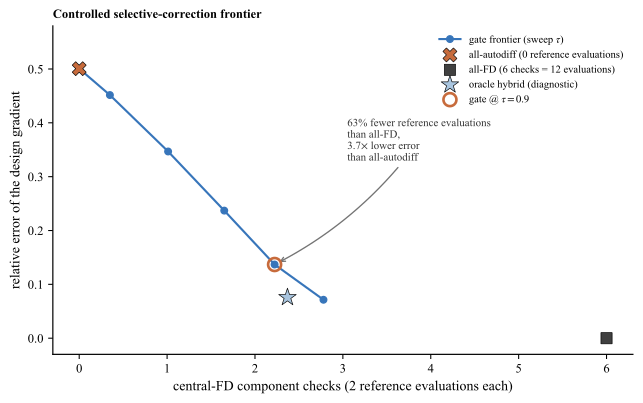

The script that saved this image:
# -*- coding: utf-8 -*-
# Controlled-spectrum cost--accuracy frontier for the selectively corrected design gradient.
import os
os.environ['KMP_DUPLICATE_LIB_OK'] = 'TRUE'
import numpy as np
import matplotlib as mpl; mpl.use('Agg')
import matplotlib.pyplot as plt
from matplotlib.transforms import offset_copy
mpl.rcParams.update({'font.family': 'serif', 'font.serif': ['Times New Roman'], 'mathtext.fontset': 'stix',
    'pdf.fonttype': 42, 'ps.fonttype': 42, 'axes.spines.top': False, 'axes.spines.right': False,
    'axes.labelsize': 10.5, 'xtick.labelsize': 9.5, 'ytick.labelsize': 9.5, 'legend.fontsize': 8.5, 'axes.linewidth': 0.9})
DIR = os.path.dirname(os.path.abspath(__file__)); GRN = '#A9C5DF'; ACC = '#C76B3C'; SIG = '#3775BA'; ORG = '#C76B3C'; NEU = '#4D4D4D'
d = np.load(os.path.join(DIR, 'hybrid_gradient.npz'))
K = int(d['K']); tau = float(d['tau'])

fig, a = plt.subplots(figsize=(6.8, 4.3))

# (a) cost-accuracy frontier
c = d['cost_curve']; e = d['err_curve']
# keep distinct (cost,err) points along the frontier
keep = np.concatenate([[True], np.abs(np.diff(c)) > 1e-9])
a.plot(c[keep], e[keep], '-o', color=SIG, ms=5, lw=1.6, zorder=3, label='gate frontier (sweep $\\tau$)')
# endpoints and references
a.scatter([0.0], [float(d['err_allad'])], marker='X', s=110, c=ACC, edgecolors='k', linewidths=0.5, zorder=5,
          label='all-autodiff (0 reference evaluations)')
a.scatter([K], [0.0], marker='s', s=70, c='0.25', edgecolors='k', linewidths=0.5, zorder=5,
          label=f'all-FD ({K} checks = {2*K} evaluations)')
a.scatter([float(d['cost_oracle'])], [float(d['err_oracle'])], marker='*', s=190, c=GRN, edgecolors='k',
          linewidths=0.5, zorder=6, label='oracle hybrid (diagnostic)')
a.scatter([float(d['op_cost'])], [float(d['op_err'])], marker='o', s=95, facecolors='none', edgecolors=ORG,
          linewidths=2.0, zorder=7, label=f'gate @ $\\tau={tau}$')
a.annotate(f"{100*(1-float(d['op_cost'])/K):.0f}% fewer reference evaluations\nthan all-FD,\n"
           f"{float(d['err_allad'])/float(d['op_err']):.1f}$\\times$ lower error\nthan all-autodiff",
           xy=(float(d['op_cost']), float(d['op_err'])), xytext=(3.05, 0.33), fontsize=8.2, color='0.2',
           arrowprops=dict(arrowstyle='->', color='0.45', lw=1.0,
                           shrinkA=2, shrinkB=4, connectionstyle='arc3,rad=-0.12'))
a.set_xlabel('central-FD component checks (2 reference evaluations each)')
a.set_ylabel('relative error of the design gradient')
a.set_xlim(-0.3, K + 0.3); a.set_ylim(-0.03, 0.58)
a.legend(loc='upper right', frameon=False, fontsize=7.9)
a.set_title('Controlled selective-correction frontier', loc='left', fontsize=9.4, fontweight='bold')

fig.tight_layout()
for ext in ('pdf', 'svg', 'png', 'tiff'):
    dpi = 300 if ext == 'png' else (600 if ext == 'tiff' else None)
    fig.savefig(os.path.join(DIR, f'fig_hybrid_gradient.{ext}'), dpi=dpi, bbox_inches='tight')
print('wrote fig_hybrid_gradient.pdf/.png')
